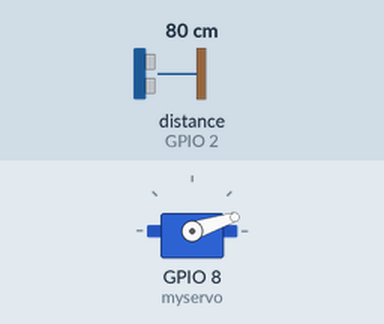
This sketch was run on a simulated ESP32. Parts: servo. Wiring (inferred from the names in the program): ultrasonic range finder: trigger GPIO 1; echo GPIO 2. The test bench sets the inputs (shaded band); at power-on: distance to the obstacle (sensor on GPIO 2) 80 cm. The echo pulse lasts 58.3 µs per cm; what the sketch prints to the serial monitor is not drawn.

Above: at 1.27 s.
1.3 s: distance to the obstacle (sensor on GPIO 2) set to 2 cm
At 2.06 s:
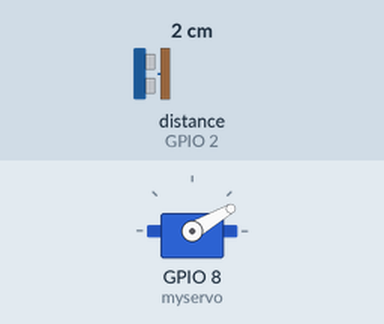
4.3 s: distance to the obstacle (sensor on GPIO 2) set to 35 cm
At 4.36 s:
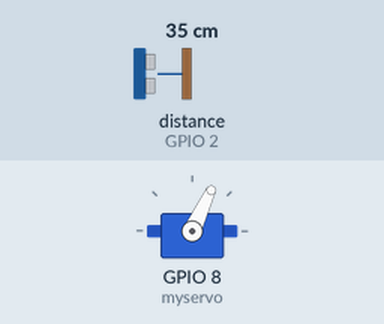
13.3 s: distance to the obstacle (sensor on GPIO 2) set to 4 cm
At 13.34 s:
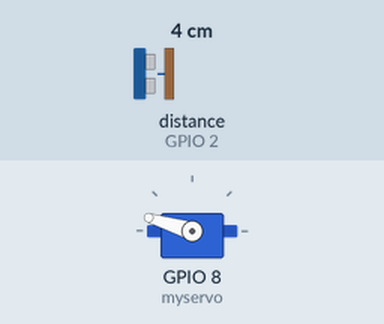
16.3 s: distance to the obstacle (sensor on GPIO 2) set to 250 cm
Timing chart, 0 to 20.3 s (numbered marks = the images above; inputs shaded):
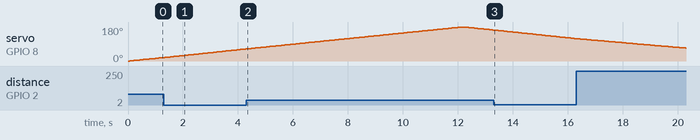

The sketch:

DENEYAP_L7_1_1_Sonar.ino
```cpp
//SERVOYU KULLANABILMEMIZI SAGLAYAN KUTUPHANE EKLENMELI
#include <ESP32Servo.h>
//#include <Deneyap_Servo.h>

Servo myservo;
int pos = 0;

#define trigPin D0
#define echoPin D1

float sure = 0;
float mesafe = 0;

void setup() {
  myservo.attach(D9);
  pinMode(trigPin,OUTPUT);
  pinMode(echoPin,INPUT);
  Serial.begin(115200);
}

void loop() {
  for(pos = 0; pos<=180; pos+=1)
  {
    myservo.write(pos);
    MesafeHesaplama();

    Serial.print(pos);
    Serial.print(",");
    Serial.print(mesafe);
    Serial.print(".");

    delay(15);
  }

  for(pos = 180; pos >= 0; pos-=1)
  {
    myservo.write(pos);
    MesafeHesaplama();

    Serial.print(pos);
    Serial.print(",");
    Serial.print(mesafe);
    Serial.print(".");

    delay(15);
  }
}

void MesafeHesaplama(){
  digitalWrite(trigPin, LOW);
  delayMicroseconds(2);
  digitalWrite(trigPin, HIGH);
  delayMicroseconds(10);
  digitalWrite(trigPin, LOW);
  sure = pulseIn(echoPin, HIGH);
  mesafe = sure/58; //ya da (sure * 0,034 / 2)
  delay(50);
}

/*
* PROJEYI GORSELLESTIRMEK ISTERSENIZ ASAGIDAKI KAYNAGI INCELEYIN
* Servo ve HCSR04 ile Sonar Yapma: https://www.youtube.com/watch?v=VhZ6pyCCdYw
* İnecek program: https://processing.org/
* Kodlar: https://drive.google.com/file/d/1aFBkZ1yPv8twaTu4UYF8UhXsHoR7S93u/view     bu olmazsa     https://github.com/ahmadlogs/arduino-ide-examples/tree/main/arduino-radar/processing_radar_gui
*/
```

Measured:
- by itself, servo on GPIO 8 (myservo): rises from 64° to 180° in 7.8 s, then falls to 164° in 1.1 s
